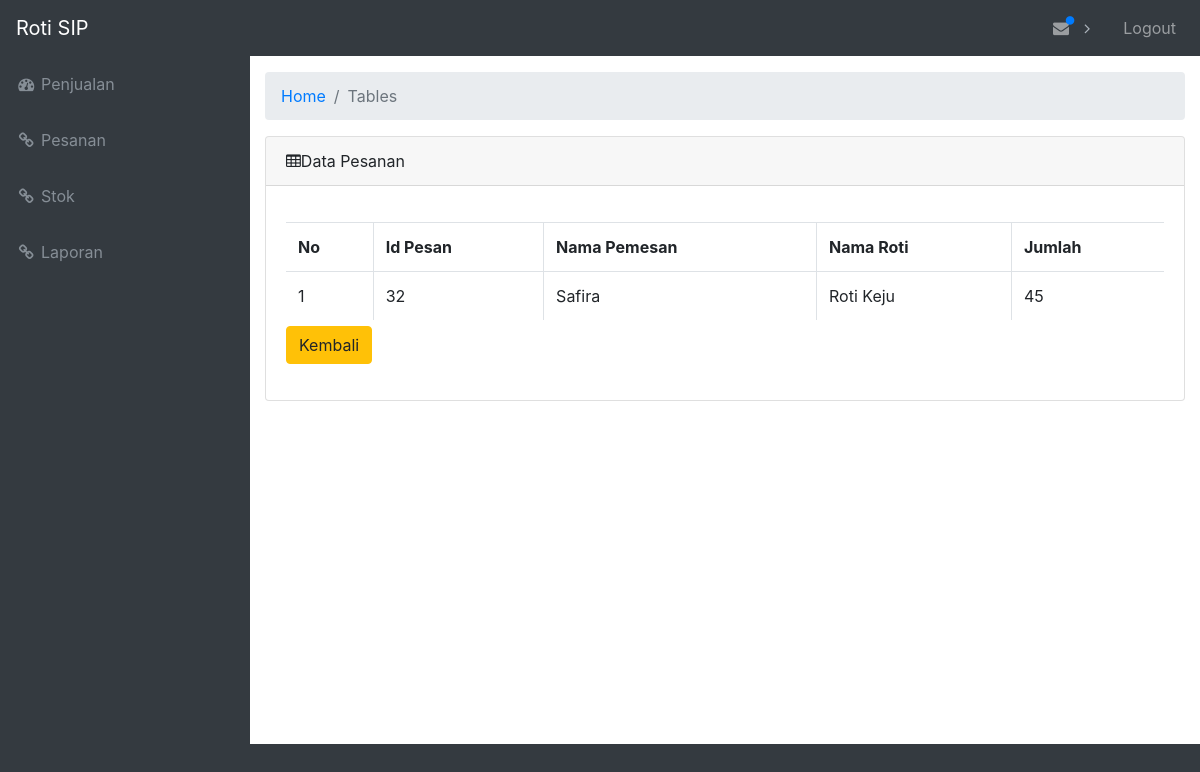
Screenshot of /Pesanan/detail/32 with the database file from the repository.
### tables this page shows
CREATE TABLE `tabel_detail_pesan` (
  `id_pesan` int(11) NOT NULL,
  `id_roti` int(11) NOT NULL,
  `jumlah_roti` int(11) NOT NULL
);

CREATE TABLE `tabel_pesanan` (
  `id_pesan` int(10) NOT NULL,
  `id_roti` int(11) NOT NULL,
  `nama_pemesan` varchar(30) NOT NULL,
  `no_telp` varchar(13) NOT NULL,
  `jumlah_roti` int(11) NOT NULL,
  `tgl_pesan` timestamp NOT NULL DEFAULT CURRENT_TIMESTAMP ON UPDATE CURRENT_TIMESTAMP,
  `tgl_ambil` date NOT NULL,
  `jam_ambil` time NOT NULL,
  `alamat_antar` varchar(100) DEFAULT NULL,
  `selesai` tinyint(1) DEFAULT NULL
);

CREATE TABLE `tabel_roti` (
  `id_roti` int(10) NOT NULL,
  `nama_roti` varchar(30) NOT NULL,
  `harga` int(6) NOT NULL,
  `tgl_produksi` timestamp NOT NULL DEFAULT CURRENT_TIMESTAMP ON UPDATE CURRENT_TIMESTAMP,
  `tgl_kadaluarsa` date NOT NULL,
  `gambar` varchar(250) NOT NULL
);

### application/controllers/Pesanan.php (called while the page is built, shortened)
<?php
class Pesanan extends CI_Controller{
	function __construct(){
		$this->load->helper(array('url'));
		$this->load->model('Pesanan_model');
	}
    function detail($id){
    	$data = array (
				'detail' =>$this->Pesanan_model->get_detail($id));
		$this->load->view('DetailPesanan_view', $data);
    }
}
?>

### index.php (called while the page is built, shortened)
<?php
require_once BASEPATH.'core/CodeIgniter.php';

### application/models/Pesanan_model.php (called while the page is built, shortened)
<?php
class Pesanan_model extends CI_Model {
  function get_detail($id){
    $query = $this->db->query("SELECT * FROM tabel_detail_pesan JOIN tabel_pesanan JOIN tabel_roti WHERE tabel_detail_pesan.id_pesan=tabel_pesanan.id_pesan AND tabel_detail_pesan.id_roti = tabel_roti.id_roti AND tabel_detail_pesan.id_pesan = $id");
    return $query->result();
  }
}
?>

### application/views/DetailPesanan_view.php (the view, shortened to what this page needs)
<!DOCTYPE html>
<html lang="en">
<head>
  <link href="<?php echo base_url ('assets/vendor/bootstrap/css/bootstrap.min.css'); ?>" rel="stylesheet">
  <link href="<?php echo base_url ('assets/vendor/font-awesome/css/font-awesome.min.css');?>" rel="stylesheet" type="text/css">
  <link href="<?php echo base_url ('assets/vendor/datatables/dataTables.bootstrap4.css');?>" rel="stylesheet">
  <link href="<?php echo base_url ('assets/css/sb-admin.css');?>" rel="stylesheet">
</head>
<body class="fixed-nav sticky-footer bg-dark" id="page-top">
  <nav class="navbar navbar-expand-lg navbar-dark bg-dark fixed-top" id="mainNav">
    <a class="navbar-brand" href="<?php echo base_url ();?>Login/Home">Roti SIP</a>
    <div class="collapse navbar-collapse" id="navbarResponsive">
      <ul class="navbar-nav ml-auto">
        <li class="nav-item dropdown">
          <a class="nav-link dropdown-toggle mr-lg-2" id="alertsDropdown" href="#" data-toggle="dropdown" aria-haspopup="true" aria-expanded="false">
             <i class="fa fa-fw fa-envelope"></i>
            <span class="indicator text-primary d-none d-lg-block">
              <i class="fa fa-fw fa-circle"></i>
            </span>
          </a>
        </li>
        <li class="nav-item">
          <a class="nav-link" href="<?php echo base_url();?>Login/Logout">Logout</a>
        </li>
      </ul>
    </div>
  </nav>
  <div class="content-wrapper">
    <div class="container-fluid">
      <ol class="breadcrumb">
        <li class="breadcrumb-item">
          <a href="<?php echo base_url();?>Login/Home">Home</a>
        </li>
        <li class="breadcrumb-item active">Tables</li>
      </ol>
      <div class="card mb-3">
        <div class="card-header">
          <i class="fa fa-table"></i>Data Pesanan</div>
        <div class="card-body">
          <div class="table-responsive">
      <p align="center">
      <table class="table table-bordered" id="dataTable" width="100%" cellspacing="0">
        <tr>
          <th>No</th>
          <th>Id Pesan</th>
          <th>Nama Pemesan</th>
          <th>Nama Roti</th>
          <th>Jumlah</th>
        </tr>
        <?php
        $no = 1;
        foreach ($detail as $row){ ?>
        <tr>
          <td><?php echo $no;?></td>
          <td><?php echo $row->id_pesan;?></td>
          <td><?php echo $row->nama_pemesan;?></td>
          <td><?php echo $row->nama_roti;?></td>
          <td><?php echo $row->jumlah_roti;?></td>
        </tr>
        <?php
      }?>
      </table>
      <a class="btn btn-warning" href="<?php echo base_url()?>Pesanan">Kembali</a>
    </p>
        </div>
          </div>
        </div>
      </div>
    </div>
</body>
</html>

### assets/css/sb-admin.css (style rules this page uses)
html { position: relative; min-height: 100%; }
body { overflow-x: hidden; }
body.sticky-footer { margin-bottom: 56px; }
body.sticky-footer .content-wrapper { min-height: calc(100vh - 56px - 56px); }
body.fixed-nav { padding-top: 56px; }
.content-wrapper { min-height: calc(100vh - 56px); padding-top: 1rem; }
#mainNav .navbar-collapse { overflow: auto; max-height: 75vh; }
#mainNav .navbar-collapse .navbar-nav .nav-item .nav-link { cursor: pointer; }
#mainNav .navbar-collapse .navbar-nav > .nav-item.dropdown > .nav-link { position: relative; min-width: 45px; }
#mainNav .navbar-collapse .navbar-nav > .nav-item.dropdown > .nav-link:after { float: right; width: auto; content: '\f105'; border: none; font-family: 'FontAwesome'; }
#mainNav .navbar-collapse .navbar-nav > .nav-item.dropdown > .nav-link .indicator { position: absolute; top: 5px; left: 21px; font-size: 10px; }
@media (min-width: 992px) { #mainNav .navbar-brand { width: 250px; } }
@media (min-width: 992px) { #mainNav .navbar-collapse { overflow: visible; max-height: none; } }
@media (min-width: 992px) { #mainNav .navbar-collapse .navbar-nav > .nav-item.dropdown > .nav-link { min-width: 0; } }
@media (min-width: 992px) { #mainNav .navbar-collapse .navbar-nav > .nav-item.dropdown > .nav-link:after { width: 24px; text-align: center; } }
.content-wrapper { overflow-x: hidden; background: white; }
@media (min-width: 992px) { .content-wrapper { margin-left: 250px; } }
#mainNav.navbar-dark .navbar-collapse .navbar-nav > .nav-item.dropdown > .nav-link:after { color: #adb5bd; }

### rows the page displays
tabel_detail_pesan: id_pesan.id_pesan "32", id_pesan.nama_pemesan "Safira", id_roti.nama_roti "Roti Keju", id_pesan.jumlah_roti "45"
